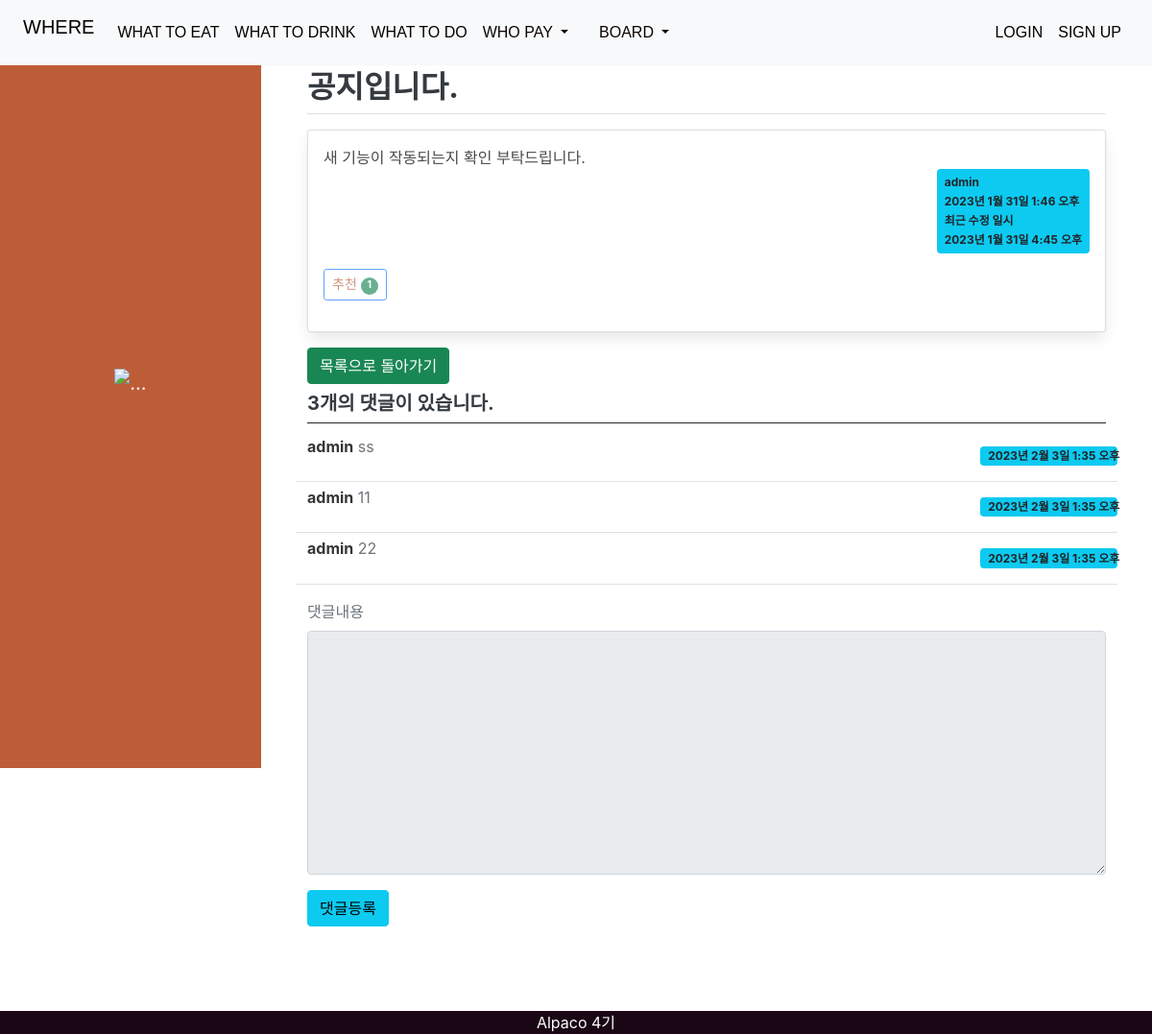
The page /board/post/detail/13/ on the database its author committed.
### board/models.py (models this page shows)
class Post(models.Model):
    subject = models.CharField(max_length=200)
    content = models.TextField()
    create_date = models.DateTimeField()
    modify_date = models.DateTimeField(null=True, blank=True)
    author = models.ForeignKey(User, on_delete=models.CASCADE, related_name='author')
    voter = models.ManyToManyField(User, related_name='voter')
    view_cnt = models.BigIntegerField(default=0) # 조회수
    category = models.ForeignKey(Category, on_delete=models.CASCADE, related_name='category_post')
    notice = models.BooleanField(default=False)

class Comment(models.Model):
    post = models.ForeignKey(Post, on_delete=models.CASCADE)
    content = models.TextField()
    create_date = models.DateTimeField()
    modify_date = models.DateTimeField(null=True, blank=True)
    author = models.ForeignKey(User, on_delete=models.CASCADE)

### users/models.py (models this page shows, shortened)
class User(AbstractBaseUser, PermissionsMixin):
    email = models.EmailField(verbose_name="이메일", max_length=255, unique=True)
    password = models.CharField(verbose_name="비밀번호", max_length=128)
    name = models.CharField(verbose_name="이름", max_length=64)
    phone = models.CharField(verbose_name="핸드폰", max_length=50, blank=True, null=True)
    is_staff = models.BooleanField(verbose_name="관리자여부", default=False)
    is_active = models.BooleanField(verbose_name="활성화여부", default=True)
    objects = UserManger()  # User.objects.create_user() 생성
    USERNAME_FIELD = "email"
    REQUIRED_FIELDS = ["name"]

### board/views.py (the view)
# urls.py: path('post/detail/<int:post_id>/', views.detail, name='detail'),
def detail(request, post_id):
    post = Post.objects.get(id=post_id)
    context = {'post': post}
    response = render(request, 'board/detail.html', context)
    expire_date, now = datetime.now(), datetime.now()
    expire_date += timedelta(days=1)
    expire_date = expire_date.replace(hour=0, minute=0, second=0, microsecond=0)
    expire_date -= now
    max_age = expire_date.total_seconds()
    cookie_value = request.COOKIES.get('viewcnt', '_')
    if f'_{post_id}_' not in cookie_value:
        cookie_value += f'{post_id}_'
        response.set_cookie('viewcnt', value=cookie_value, max_age=max_age, httponly=True)
        post.view_cnt += 1
        post.save()
    return response

### board/models.py (called while the page is built)
    def __str__(self):
        return self.name

### templates/board/detail.html (shortened to what this page needs)
{% extends 'base.html' %} {% load static %} {% block style %}
<link rel="stylesheet" href="{% static 'css/styled.css' %}" />
<link rel="stylesheet" href="{% static 'css/styles.css' %}" />
{% endblock style %} {% block contents %}
<nav class="navbar navbar-expand-lg navbar-dark bg-primary" id="sideNav">
    <a class="navbar-brand js-scroll-trigger" href="#page-top">
        <span class="d-none d-lg-block"><img src="{% static 'img/커뮤.png' %}" style="width: 150px; height: 150px" alt="..." /></span>
    </a>
</nav>
<div class="container my-3">
    <h3 class="border-bottom py-2">{{ post.subject }}</h3>
    <div class="card my-3">
        <div class="card-body">
            <div class="card-text" style="white-space: pre-line">{{ post.content }}</div>
            <div class="d-flex justify-content-end">
                <div class="badge bg-info text-dark p-2 text-start">
                    <div class="mb-2">{{ post.author.name }}</div>
                    <div>{{ post.create_date }}</div>
                    {% if post.modify_date %}
                    <div class="my-2">최근 수정 일시</div>
                    <div>{{ post.modify_date }}</div>
                    {% endif %}
                </div>
            </div>
            <div class="my-3">
              {% if not user.is_authenticated %}
                <a href="javascript:void(0)" data-uri="{% url 'board:vote' post.id  %}" class="recommend btn btn-sm btn-outline-primary disabled" {% if not user.is_authenticated %}aria-disabled="true"{% endif %}>
                    추천
                    <span class="badge rounded-pill bg-success">{{post.voter.count}}</span>
                </a>
              {% endif %}
            </div>
        </div>
    </div>
    <a href="{% url 'board:index' post.category %}" class="btn btn-success">목록으로 돌아가기</a>
    <h5 class="border-bottom border-dark py-2">{{post.comment_set.count}}개의 댓글이 있습니다.</h5>
    {% for comment in post.comment_set.all %}
    <div class="border-bottom row">
        <div class="col-10 my-1" style="white-space: pre-line align-baseline">
            <strong>{{ comment.author.name }}</strong>
            {{ comment.content }}
        </div>
        <p class="col-2 my-3 badge bg-info text-dark align-baseline">{{ comment.create_date }}</p>
    </div>
    {% endfor %}
    <form action="{% url 'board:comment_create' post.id %}" method="post" class="my-3">
        <div class="mb-3">
            <label for="content" class="form-label">댓글내용</label>
            <textarea {% if not user.is_authenticated %}disabled{% endif %} name="content" id="content" class="form-control" rows="10"></textarea>
        </div>
        <input type="submit" value="댓글등록" class="btn btn-info" />
    </form>
</div>
{% endblock %}

### static/css/styled.css (style rules this page uses)
body { background-color: #f5f5f5; color: #4e4e4e; }
h1, h2, h3, h4, h5, h6 { color: #1e1e1e; }
a { color: #1e1e1e; text-decoration: none; transition: all 0.5s ease-in-out; }

### rows shown on the page
Post: subject "공지입니다.", content "새 기능이 작동되는지 확인 부탁드립니다.", author.name "admin", create_date "2023년 1월 31일 1:46 오후", modify_date "2023년 1월 31일 4:45 오후", voter.count "1", comment_set.count "3"
Comment: author.name "admin", content "ss", create_date "2023년 2월 3일 1:35 오후"
Comment: author.name "admin", content "11", create_date "2023년 2월 3일 1:35 오후"
Comment: author.name "admin", content "22", create_date "2023년 2월 3일 1:35 오후"
